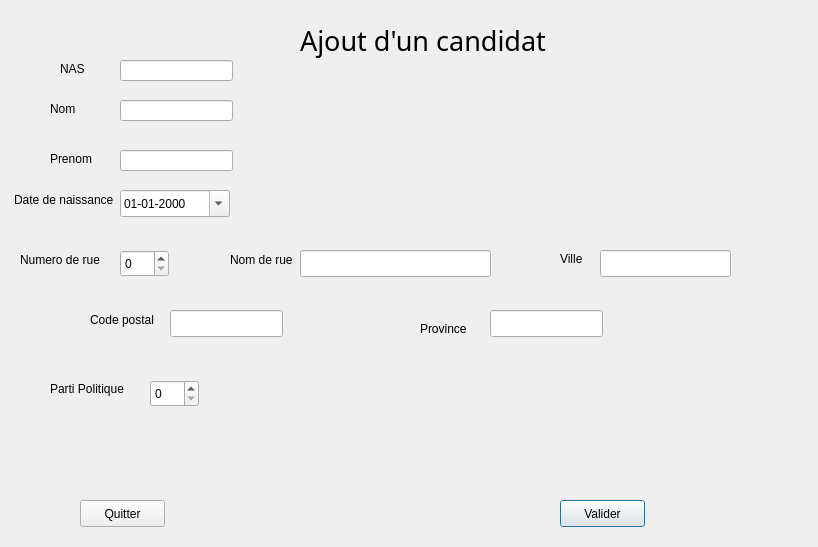
<?xml version="1.0" encoding="UTF-8"?>
<ui version="4.0">
 <class>CandidatInterfaceClass</class>
 <widget class="QDialog" name="CandidatInterfaceClass">
  <property name="geometry">
   <rect>
    <x>0</x>
    <y>0</y>
    <width>818</width>
    <height>547</height>
   </rect>
  </property>
  <property name="windowTitle">
   <string>CandidatInterface</string>
  </property>
  <widget class="QLabel" name="label">
   <property name="geometry">
    <rect>
     <x>60</x>
     <y>60</y>
     <width>55</width>
     <height>17</height>
    </rect>
   </property>
   <property name="text">
    <string>NAS</string>
   </property>
  </widget>
  <widget class="QLabel" name="label_2">
   <property name="geometry">
    <rect>
     <x>50</x>
     <y>100</y>
     <width>55</width>
     <height>17</height>
    </rect>
   </property>
   <property name="text">
    <string>Nom</string>
   </property>
  </widget>
  <widget class="QLabel" name="label_3">
   <property name="geometry">
    <rect>
     <x>50</x>
     <y>150</y>
     <width>55</width>
     <height>17</height>
    </rect>
   </property>
   <property name="text">
    <string>Prenom</string>
   </property>
  </widget>
  <widget class="QLabel" name="label_5">
   <property name="geometry">
    <rect>
     <x>50</x>
     <y>380</y>
     <width>81</width>
     <height>17</height>
    </rect>
   </property>
   <property name="text">
    <string>Parti Politique</string>
   </property>
  </widget>
  <widget class="QLineEdit" name="lineEdit_nas">
   <property name="geometry">
    <rect>
     <x>120</x>
     <y>60</y>
     <width>113</width>
     <height>21</height>
    </rect>
   </property>
  </widget>
  <widget class="QLineEdit" name="lineEdit_nom">
   <property name="geometry">
    <rect>
     <x>120</x>
     <y>100</y>
     <width>113</width>
     <height>21</height>
    </rect>
   </property>
  </widget>
  <widget class="QLineEdit" name="lineEdit_prenom">
   <property name="geometry">
    <rect>
     <x>120</x>
     <y>150</y>
     <width>113</width>
     <height>21</height>
    </rect>
   </property>
  </widget>
  <widget class="QSpinBox" name="spinBox_parti">
   <property name="geometry">
    <rect>
     <x>150</x>
     <y>380</y>
     <width>49</width>
     <height>27</height>
    </rect>
   </property>
   <property name="maximum">
    <number>4</number>
   </property>
  </widget>
  <widget class="QPushButton" name="pushButton_valideCandidat">
   <property name="geometry">
    <rect>
     <x>560</x>
     <y>500</y>
     <width>85</width>
     <height>27</height>
    </rect>
   </property>
   <property name="text">
    <string>Valider</string>
   </property>
  </widget>
  <widget class="QDateEdit" name="dateEdit">
   <property name="geometry">
    <rect>
     <x>120</x>
     <y>190</y>
     <width>110</width>
     <height>27</height>
    </rect>
   </property>
   <property name="maximumDateTime">
    <datetime>
     <hour>23</hour>
     <minute>59</minute>
     <second>59</second>
     <year>7931</year>
     <month>12</month>
     <day>20</day>
    </datetime>
   </property>
   <property name="maximumDate">
    <date>
     <year>7931</year>
     <month>12</month>
     <day>20</day>
    </date>
   </property>
   <property name="currentSection">
    <enum>QDateTimeEdit::DaySection</enum>
   </property>
   <property name="displayFormat">
    <string>dd-MM-yyyy</string>
   </property>
   <property name="calendarPopup">
    <bool>true</bool>
   </property>
  </widget>
  <widget class="QSpinBox" name="spinBox_numrue">
   <property name="geometry">
    <rect>
     <x>120</x>
     <y>250</y>
     <width>49</width>
     <height>27</height>
    </rect>
   </property>
   <property name="maximum">
    <number>99999</number>
   </property>
  </widget>
  <widget class="QLineEdit" name="lineEdit_nomrue">
   <property name="geometry">
    <rect>
     <x>300</x>
     <y>250</y>
     <width>191</width>
     <height>27</height>
    </rect>
   </property>
  </widget>
  <widget class="QLineEdit" name="lineEdit_ville">
   <property name="geometry">
    <rect>
     <x>600</x>
     <y>250</y>
     <width>131</width>
     <height>27</height>
    </rect>
   </property>
  </widget>
  <widget class="QLineEdit" name="lineEdit_code">
   <property name="geometry">
    <rect>
     <x>170</x>
     <y>310</y>
     <width>113</width>
     <height>27</height>
    </rect>
   </property>
  </widget>
  <widget class="QLineEdit" name="lineEdit_prov">
   <property name="geometry">
    <rect>
     <x>490</x>
     <y>310</y>
     <width>113</width>
     <height>27</height>
    </rect>
   </property>
  </widget>
  <widget class="QLabel" name="label_4">
   <property name="geometry">
    <rect>
     <x>20</x>
     <y>250</y>
     <width>91</width>
     <height>20</height>
    </rect>
   </property>
   <property name="text">
    <string>Numero de rue</string>
   </property>
  </widget>
  <widget class="QLabel" name="label_6">
   <property name="geometry">
    <rect>
     <x>14</x>
     <y>190</y>
     <width>111</width>
     <height>20</height>
    </rect>
   </property>
   <property name="text">
    <string>Date de naissance</string>
   </property>
  </widget>
  <widget class="QLabel" name="label_7">
   <property name="geometry">
    <rect>
     <x>230</x>
     <y>250</y>
     <width>91</width>
     <height>20</height>
    </rect>
   </property>
   <property name="text">
    <string>Nom de rue</string>
   </property>
  </widget>
  <widget class="QLabel" name="label_8">
   <property name="geometry">
    <rect>
     <x>560</x>
     <y>250</y>
     <width>55</width>
     <height>17</height>
    </rect>
   </property>
   <property name="text">
    <string>Ville</string>
   </property>
  </widget>
  <widget class="QLabel" name="label_9">
   <property name="geometry">
    <rect>
     <x>90</x>
     <y>310</y>
     <width>91</width>
     <height>20</height>
    </rect>
   </property>
   <property name="text">
    <string>Code postal</string>
   </property>
  </widget>
  <widget class="QLabel" name="label_10">
   <property name="geometry">
    <rect>
     <x>420</x>
     <y>320</y>
     <width>55</width>
     <height>17</height>
    </rect>
   </property>
   <property name="text">
    <string>Province</string>
   </property>
  </widget>
  <widget class="QLabel" name="label_11">
   <property name="geometry">
    <rect>
     <x>300</x>
     <y>10</y>
     <width>951</width>
     <height>61</height>
    </rect>
   </property>
   <property name="font">
    <font>
     <family>Noto Sans</family>
     <pointsize>20</pointsize>
    </font>
   </property>
   <property name="text">
    <string>Ajout d'un candidat</string>
   </property>
  </widget>
  <widget class="QPushButton" name="QuitterBouttonC">
   <property name="geometry">
    <rect>
     <x>80</x>
     <y>500</y>
     <width>85</width>
     <height>27</height>
    </rect>
   </property>
   <property name="text">
    <string>Quitter</string>
   </property>
  </widget>
 </widget>
 <layoutdefault spacing="6" margin="11"/>
 <resources/>
 <connections>
  <connection>
   <sender>QuitterBouttonC</sender>
   <signal>clicked()</signal>
   <receiver>CandidatInterfaceClass</receiver>
   <slot>close()</slot>
   <hints>
    <hint type="sourcelabel">
     <x>122</x>
     <y>513</y>
    </hint>
    <hint type="destinationlabel">
     <x>408</x>
     <y>273</y>
    </hint>
   </hints>
  </connection>
 </connections>
</ui>
